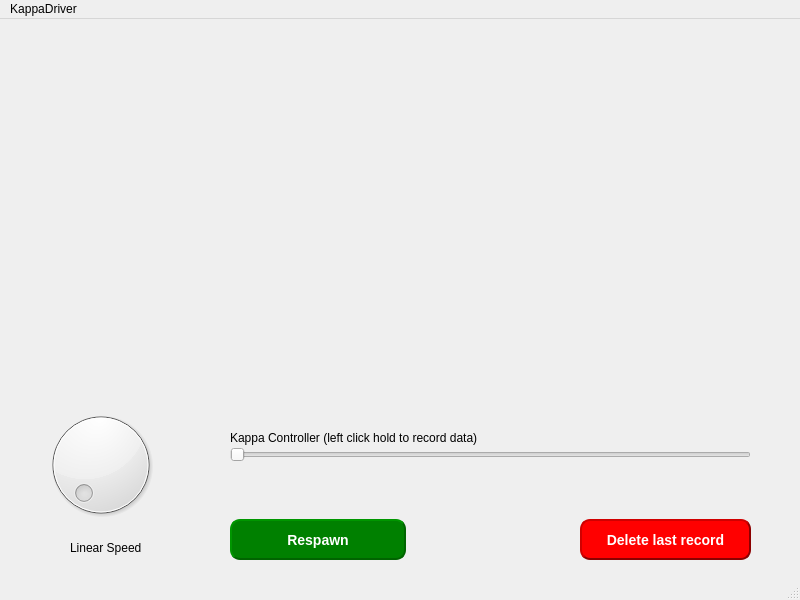
<?xml version="1.0" encoding="UTF-8"?>
<ui version="4.0">
 <class>KappaDriver</class>
 <widget class="QMainWindow" name="KappaDriver">
  <property name="geometry">
   <rect>
    <x>0</x>
    <y>0</y>
    <width>800</width>
    <height>600</height>
   </rect>
  </property>
  <property name="windowTitle">
   <string>KappaDriver</string>
  </property>
  <property name="accessibleName">
   <string>KappaDriver</string>
  </property>
  <widget class="QWidget" name="centralwidget">
   <widget class="QLabel" name="display_live_image">
    <property name="geometry">
     <rect>
      <x>70</x>
      <y>90</y>
      <width>651</width>
      <height>251</height>
     </rect>
    </property>
    <property name="styleSheet">
     <string notr="true">QLabel{
	border: 2px
}</string>
    </property>
    <property name="text">
     <string/>
    </property>
   </widget>
   <widget class="QLabel" name="linear_x_label">
    <property name="geometry">
     <rect>
      <x>70</x>
      <y>520</y>
      <width>81</width>
      <height>17</height>
     </rect>
    </property>
    <property name="text">
     <string>Linear Speed</string>
    </property>
   </widget>
   <widget class="QSlider" name="kappa_slider">
    <property name="geometry">
     <rect>
      <x>230</x>
      <y>390</y>
      <width>521</width>
      <height>91</height>
     </rect>
    </property>
    <property name="orientation">
     <enum>Qt::Horizontal</enum>
    </property>
   </widget>
   <widget class="QLabel" name="kappa_instr_label">
    <property name="geometry">
     <rect>
      <x>230</x>
      <y>410</y>
      <width>261</width>
      <height>17</height>
     </rect>
    </property>
    <property name="text">
     <string>Kappa Controller (left click hold to record data)</string>
    </property>
   </widget>
   <widget class="QDial" name="linear_speed_dial">
    <property name="geometry">
     <rect>
      <x>40</x>
      <y>380</y>
      <width>121</width>
      <height>131</height>
     </rect>
    </property>
   </widget>
   <widget class="QPushButton" name="scratch_button">
    <property name="geometry">
     <rect>
      <x>580</x>
      <y>500</y>
      <width>171</width>
      <height>41</height>
     </rect>
    </property>
    <property name="font">
     <font>
      <pointsize>-1</pointsize>
      <weight>75</weight>
      <italic>false</italic>
      <bold>true</bold>
     </font>
    </property>
    <property name="styleSheet">
     <string notr="true">QPushButton {
    background-color: red;
    color: white; /* Optional: Sets text color to white for better contrast */
    border-style: outset;
    border-width: 2px;
    border-radius: 10px;
    border-color: darkred;
    font: bold 14px;
    padding: 6px;
}

QPushButton:hover {
    background-color: pink; /* Optional: Change color on hover */
}

QPushButton:pressed {
    background-color: darkred; /* Optional: Change color when pressed */
    border-style: inset;
}</string>
    </property>
    <property name="text">
     <string>Delete last record</string>
    </property>
   </widget>
   <widget class="QPushButton" name="respawn_button">
    <property name="geometry">
     <rect>
      <x>230</x>
      <y>500</y>
      <width>176</width>
      <height>41</height>
     </rect>
    </property>
    <property name="styleSheet">
     <string notr="true">QPushButton {
    background-color: green;
    color: white; /* Optional: Set text color to white for better contrast */
    border-style: outset;
    border-width: 2px;
    border-radius: 10px;
    border-color: darkgreen;
    font: bold 14px;
    min-width: 8em;
    padding: 6px;
}

QPushButton:hover {
    background-color: lightgreen; /* Optional: Change color on hover */
}

QPushButton:pressed {
    background-color: darkgreen; /* Optional: Change color when pressed */
    border-style: inset;
}</string>
    </property>
    <property name="text">
     <string>Respawn</string>
    </property>
   </widget>
  </widget>
  <widget class="QMenuBar" name="menubar">
   <property name="geometry">
    <rect>
     <x>0</x>
     <y>0</y>
     <width>800</width>
     <height>22</height>
    </rect>
   </property>
   <widget class="QMenu" name="menuKappaDriver">
    <property name="title">
     <string>KappaDriver</string>
    </property>
   </widget>
   <addaction name="menuKappaDriver"/>
  </widget>
  <widget class="QStatusBar" name="statusbar"/>
 </widget>
 <resources/>
 <connections/>
</ui>
